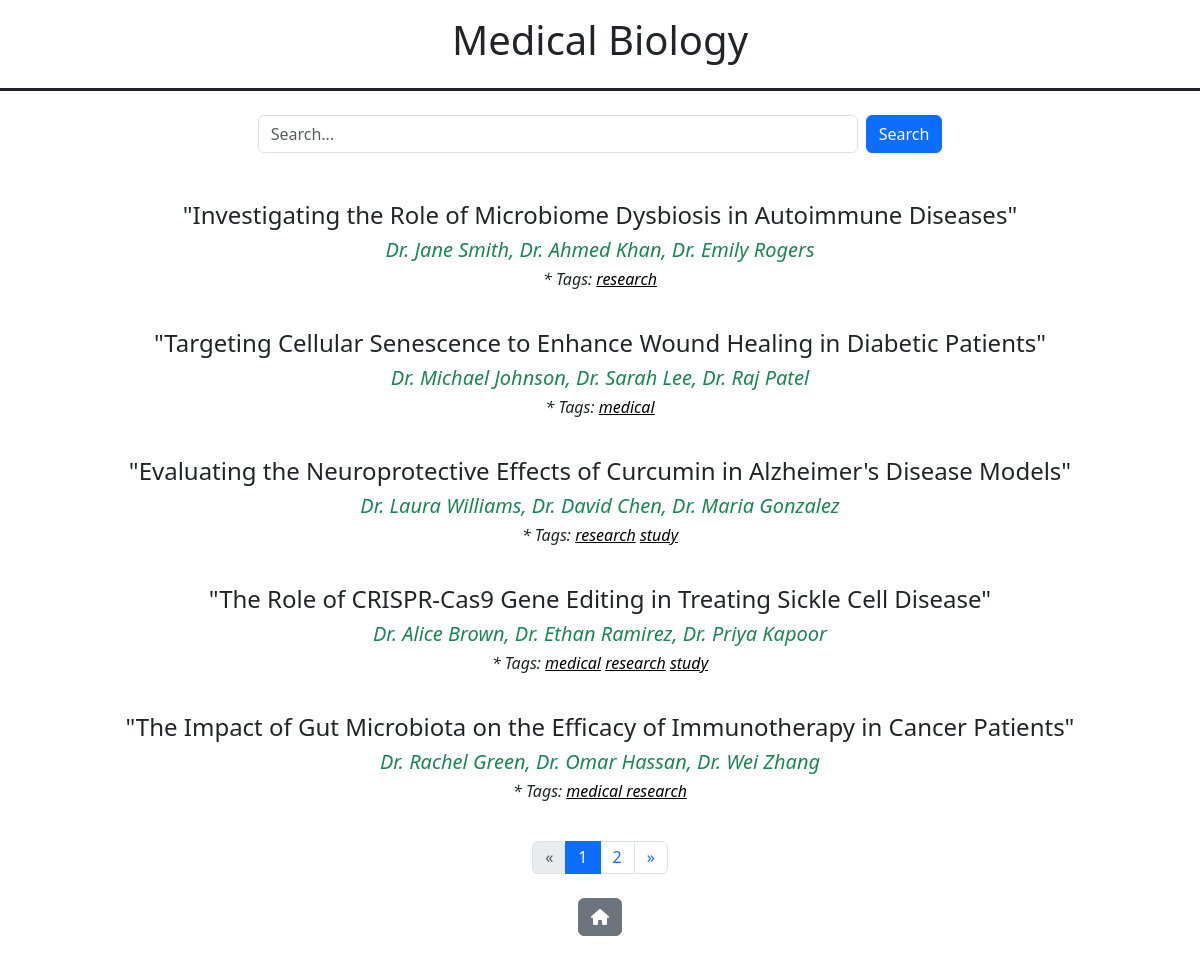
The app's page /med/ with its own data.
### thesis/models.py (models this page shows, shortened)
class medpapers(models.Model):
    Title = models.CharField(max_length=100)
    Authors = models.CharField(max_length=100)
    Abstract = models.TextField()
    tags = TaggableManager()

### thesis/views.py (the view)
# urls.py: path('med/', views.med, name="med"),
def med(request):
    query = request.GET.get('search')
    if query:
        papers = medpapers.objects.filter(
            Q(Title__icontains=query) | Q(Authors__icontains=query)
        )
    else:
        papers = medpapers.objects.all()
    paginator = Paginator(papers, 5)
    page_number = request.GET.get('page')
    papers = paginator.get_page(page_number)
    return render (request, "med.html", {"papers": papers})

### thesis/templates/med.html (shortened to what this page needs)
<!DOCTYPE html>
<html lang="en">
  <head>
    <link href="https://cdn.jsdelivr.net/npm/bootstrap@5.3.3/dist/css/bootstrap.min.css" rel="stylesheet">
    <link href="https://cdnjs.cloudflare.com/ajax/libs/font-awesome/6.0.0-beta3/css/all.min.css" rel="stylesheet">
  </head>
  <body>
    <div class="border-bottom border-3 border-dark p-3 w-100">
      <h1><center>Medical Biology</center></h1>
    </div>
    <form method="get" class="d-flex justify-content-center my-4">
        <input type="text" name="search" class="form-control w-50 me-2" placeholder="Search...">
        <button type="submit" class="btn btn-primary">Search</button>
      </form>
      <br>
    {% for x in papers %}
    <h4><center><a href="{% url 'medlist' x.id %}">{{ x.Title }}</center><h4>
    <h5 class="text-success"><center><i><a href="{% url 'medlist' x.id %}">{{ x.Authors }}</center><h5></i>
      <center>
        <p class='fs-6'>
          <i>* Tags:
            {% for tag in x.tags.all %}
              <class="tags-item">
                <span class="tags">{{ tag.name }}</span>
            {% endfor %}
          </i>
        </p>
      </center>
      <br>
    {% empty %}<br><br>
        <h3 class="text-center"><b>No result found!</h3><b>
        <div class="text-center mt-3"><br>
            <a href="{% url 'med' %}" class="btn btn-secondary">Back</a>
        </div>
    {% endfor %}
    {% if papers.has_other_pages %}
    <nav aria-label="Page navigation">
        <ul class="pagination justify-content-center">
          {% if papers.has_previous %}
            <li class="page-item">
              <a class="page-link" href="?page={{ papers.previous_page_number }}" aria-label="Previous">
                &laquo;
              </a>
            </li>
          {% else %}
            <li class="page-item disabled">
              <span class="page-link">&laquo;</span>
            </li>
          {% endif %}
          {% for num in papers.paginator.page_range %}
            <li class="page-item {% if num == papers.number %}active{% endif %}">
              <a class="page-link" href="?page={{ num }}">{{ num }}</a>
            </li>
          {% endfor %}
          {% if papers.has_next %}
            <li class="page-item">
              <a class="page-link" href="?page={{ papers.next_page_number }}" aria-label="Next">
                &raquo;
              </a>
            </li>
          {% else %}
            <li class="page-item disabled">
              <span class="page-link">&raquo;</span>
            </li>
          {% endif %}
        </ul>
      </nav>
    {% endif %}
    <div class="d-flex justify-content-center my-4">
      <a href="{% url 'home' %}" class="btn btn-secondary">
        <i class="fa-solid fa-house"></i>
      </a>
    </div>
</body>
</html>

### thesis/templates/med.html (style rules this page uses)
a { color: inherit; text-decoration: none; }
.tags { text-decoration: underline; color: black; }

### records on screen
medpapers: Title "\"Investigating the Role of Microbiome Dysbiosis in Autoimmune Diseases\"", Authors "Dr. Jane Smith, Dr. Ahmed Khan, Dr. Emily Rogers"
Tag: name "research"
medpapers: Title "\"Targeting Cellular Senescence to Enhance Wound Healing in Diabetic Patients\"", Authors "Dr. Michael Johnson, Dr. Sarah Lee, Dr. Raj Patel"
Tag: name "medical"
medpapers: Title "\"Evaluating the Neuroprotective Effects of Curcumin in Alzheimer's Disease Models\"", Authors "Dr. Laura Williams, Dr. David Chen, Dr. Maria Gonzalez"
Tag: name "study"
medpapers: Title "\"The Role of CRISPR-Cas9 Gene Editing in Treating Sickle Cell Disease\"", Authors "Dr. Alice Brown, Dr. Ethan Ramirez, Dr. Priya Kapoor"
medpapers: Title "\"The Impact of Gut Microbiota on the Efficacy of Immunotherapy in Cancer Patients\"", Authors "Dr. Rachel Green, Dr. Omar Hassan, Dr. Wei Zhang"
Tag: name "medical research"

### other values on screen
{{ num }} "1" "2"
